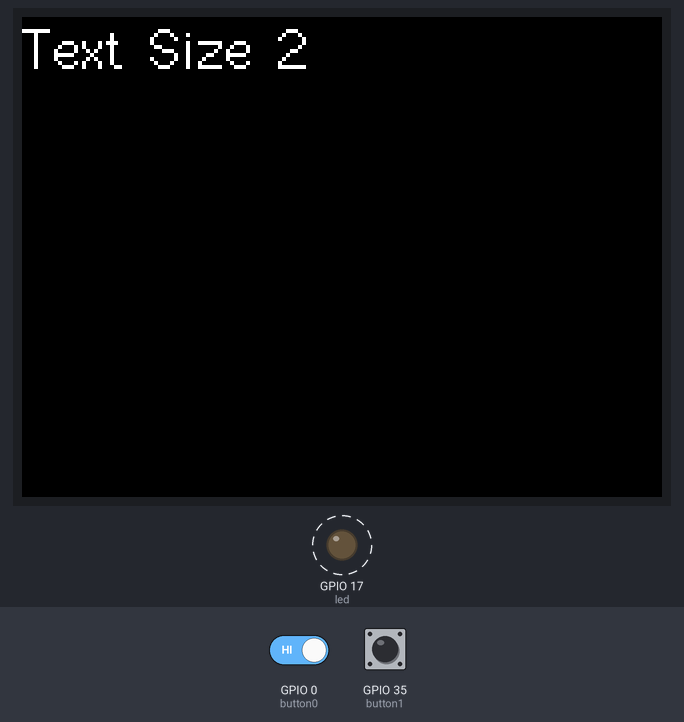
Bench run of a sketch on a simulated ESP32. On the bench: 320×240 colour display, output pins drawn as LEDs (lit = HIGH). Dashed ring = blinking. The inputs (shaded band) are chosen by the test bench; at power-on: GPIO 35 (button1) LOW, GPIO 0 (button0) HIGH.

Above: at 1.4 s.
1.5 s: GPIO 35 (button1) pulled HIGH for 1.65 s
At 2.2 s:
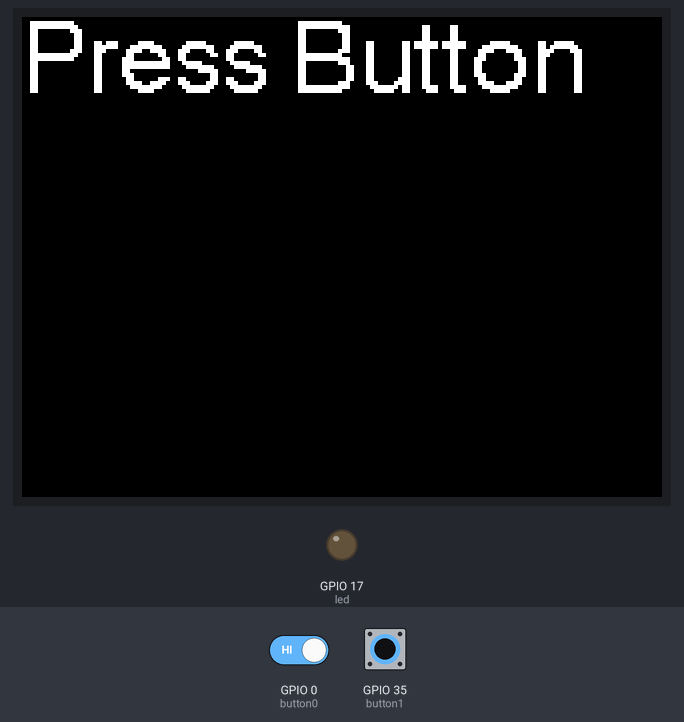
4.6 s: GPIO 35 (button1) pulled HIGH for 3.2 s
9.3 s: GPIO 0 (button0) driven LOW and GPIO 35 (button1) driven HIGH
At 11.5 s:
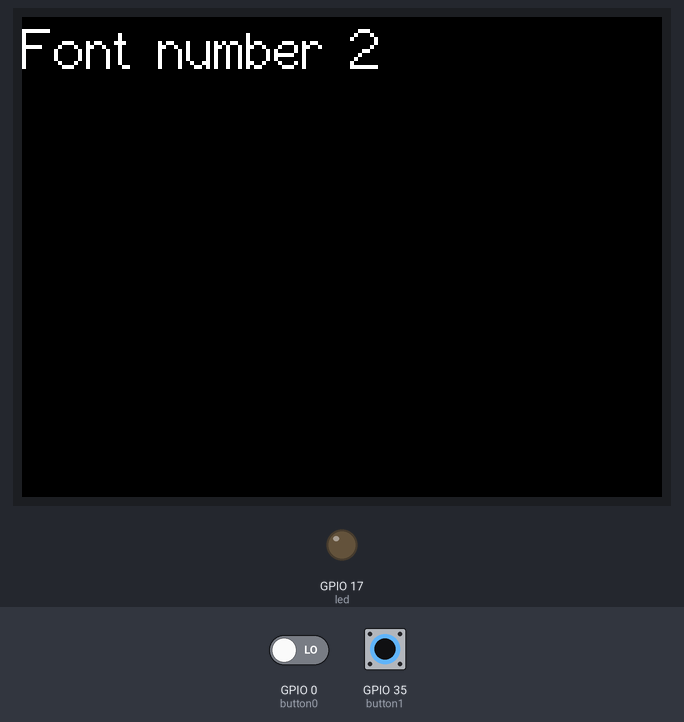
14.1 s: GPIO 0 (button0) driven HIGH
At 15.2 s:
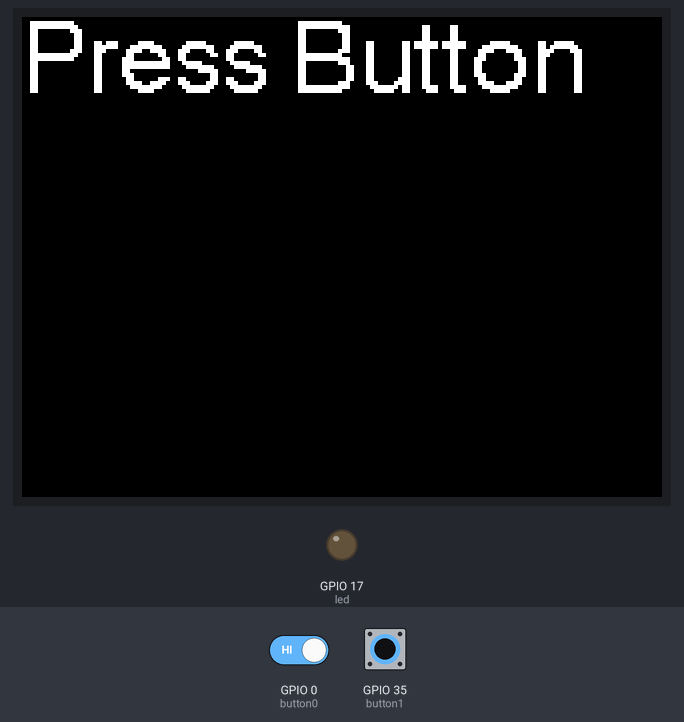
16.0 s: GPIO 35 (button1) driven LOW
At 16.22 s:
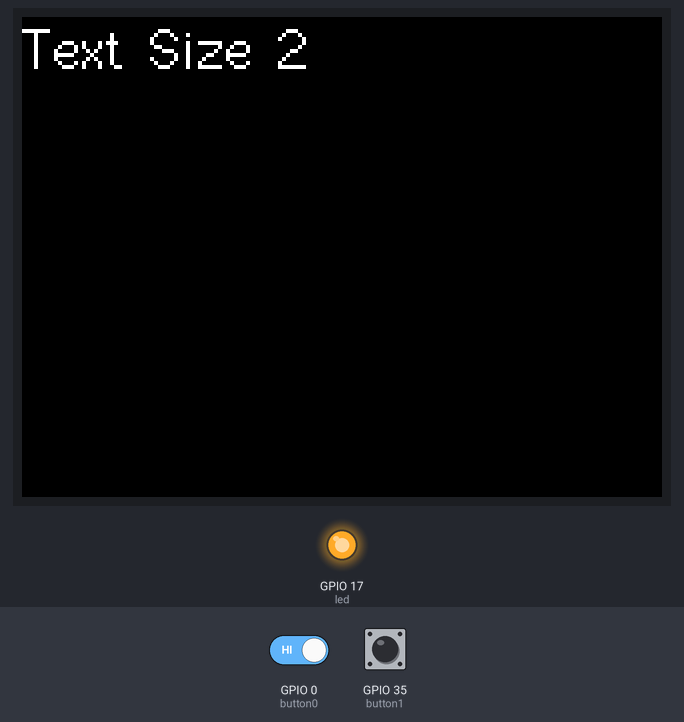
19.2 s: GPIO 35 (button1) driven HIGH
At 19.92 s:
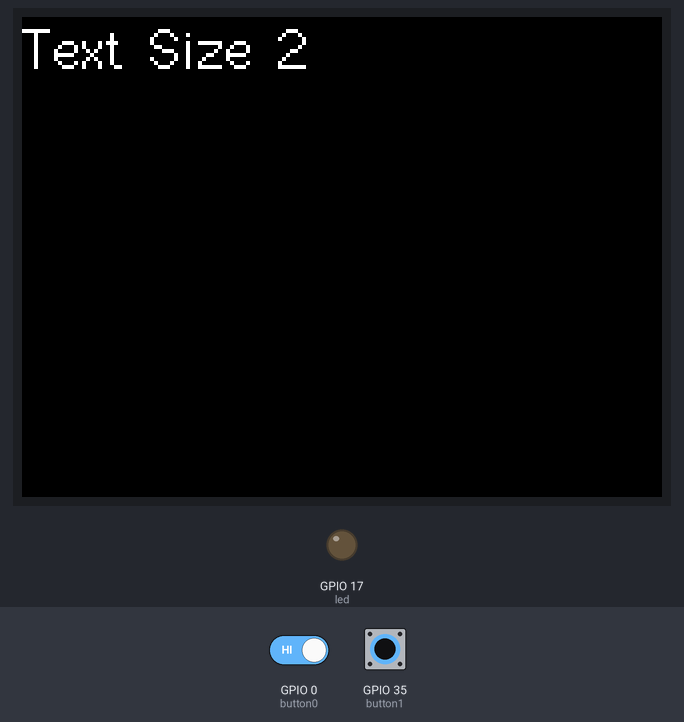
Timing chart, 0 to 22.2 s (numbered marks = the images above; inputs shaded):
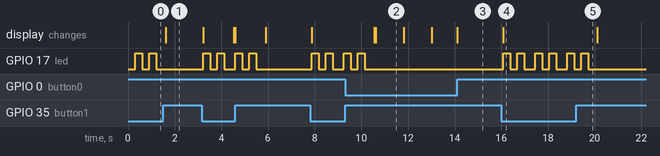

Measured:
- after the input at 1.5 s, the display: changes after 0.11 s (image 1)
- after the input at 9.3 s, GPIO 17 (led): goes on until 10.2 s, then stays LOW; the display: first changes after 1.2 s (image 2 shows a later state)
- after the input at 14.1 s, the display: changes at once (image 3)
- after the input at 16.0 s, GPIO 17 (led): LOW → HIGH after 0.08 s, then repeats every 1.4 s: LOW 0.30 s, HIGH 0.30 s, LOW 0.47 s, HIGH 0.30 s; the display: changes after 0.08 s (image 4)
- after the input at 19.2 s, GPIO 17 (led): goes on until 19.7 s, then stays LOW
- what the display in image 2 shows lasts 1.2 s, from 10.6 s to 11.8 s

The sketch:

TTGO_Button_Text.ino
```cpp
/*
 Test the tft.print() viz embedded tft.write() function

 This sketch used font 2, 4, 7

 Make sure all the display driver and pin comnenctions are correct by
 editting the User_Setup.h file in the TFT_eSPI library folder.

 Note that yield() or delay(0) must be called in long duration for/while
 loops to stop the ESP8266 watchdog triggering.

 #########################################################################
 ###### DON'T FORGET TO UPDATE THE User_Setup.h FILE IN THE LIBRARY ######
 #########################################################################
 */


#include <TFT_eSPI.h> // Graphics and font library for ST7735 driver chip
#include <SPI.h>

TFT_eSPI tft = TFT_eSPI();  // Invoke library, pins defined in User_Setup.h

#define button0  0
#define button1  35
#define led  17
int f = 2;

void setup(void) {

  pinMode(button0, INPUT);
  pinMode(button1, INPUT);
  pinMode(led, OUTPUT);
  tft.init();
  tft.setRotation(1);
  tft.setTextColor(TFT_GREEN,TFT_BLACK);
  tft.fillScreen(TFT_BLACK);
  tft.setCursor(0, 0, 4);
  tft.println("IMSAI Guy");
  tft.println("Press Button...");
}

void loop() {
  while(digitalRead(button0) != 1){
    tft.fillScreen(TFT_BLACK);
    tft.setCursor(0, 0, f);
    if(f ==2 || f==4) tft.print("Font number ");
       else { tft.print(123);
              tft.print(" ");
       }
    tft.println(f);
    delay(1000);
    tft.fillScreen(TFT_BLACK);
    tft.setCursor(0, 0, 4);
    tft.println("Press Button");
    f++;
    if(f == 3 || f==5) f++;
    if(f >= 9) f = 2;
    }
  while(digitalRead(button1) != 1){
    tft.setTextColor(TFT_WHITE,TFT_BLACK);
    tft.setTextSize(2);
    tft.fillScreen(TFT_BLACK);
    tft.setCursor(0, 0, 2);
    tft.println("Text Size 2");
    digitalWrite(led, HIGH);
    delay(300);
    digitalWrite(led, LOW);
    delay(300);
    digitalWrite(led, HIGH);
    delay(300);
    digitalWrite(led, LOW);
    delay(300);
    tft.fillScreen(TFT_BLACK);
    tft.setCursor(0, 0, 4);
    tft.println("Press Button");
    }
}
```
